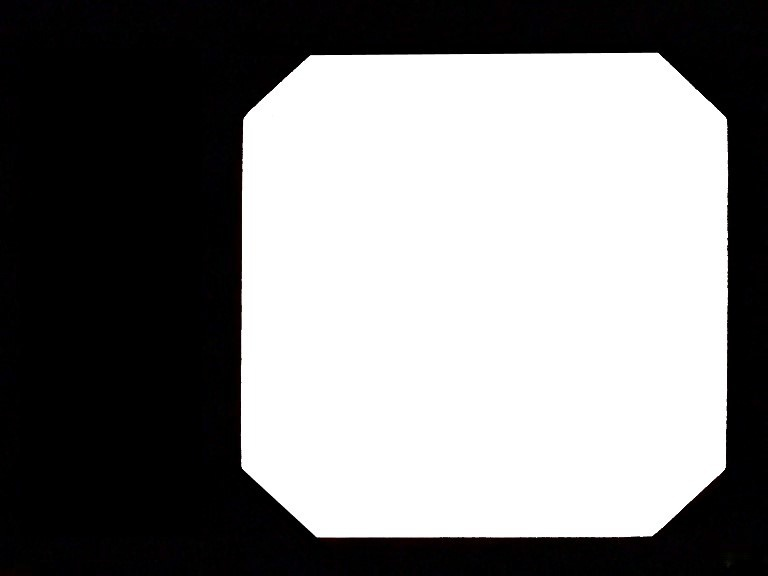
#> input picture Imagenes doc/MANUAL.jpg, 768 x 576 px; its folder holds only this picture in this run
$ python -i Gabor.py   (imports and definitions only)   (older library calls are emulated)
#> lines starting #> are read from the running program, lines starting #| are printed output that depends on the picture
# -*- coding: utf-8 -*-
"""
Created on Fri Aug 16 00:09:34 2019

@author: Nataly
"""

import cv2
import numpy as np
import glob
from skimage.feature import greycomatrix, greycoprops
import skimage.feature
from scipy.stats import kurtosis
import statistics as stats
import pywt
import pywt.data
from scipy import ndimage as nd
from skimage import data
from skimage.util import img_as_float
from skimage.filters import gabor_kernel


#tamañoA = []
#tamañoB = []
# [18 lines left out: functions Fourier, GLCM, not called in this run]
#                    plt.imshow(cropped)

def filtrogabor(croppedimg):
    def compute_feats(image, kernels):
        feats = np.zeros((len(kernels), 2), dtype=np.double)
        for k, kernel in enumerate(kernels):
            filtered = nd.convolve(image, kernel, mode='wrap')
            feats[k, 0] = filtered.mean()
            feats[k, 1] = filtered.var()
        return feats

    # [9 lines left out: function match, not called in this run]

    kernels = []
    for theta in range(4):
        theta = theta / 4. * np.pi
        for sigma in (1, 3):
            for frequency in (0.05, 0.25):
                kernel = np.real(gabor_kernel(frequency, theta=theta,
                                              sigma_x=sigma, sigma_y=sigma))
                kernels.append(kernel)

    shrink = (slice(0, None, 3), slice(0, None, 3))
    #brick = img_as_float(data.load('brick.png'))[shrink]
    brick = img_as_float(croppedimg)[shrink]
    # [6 lines of commented-out code are left out]
    img=brick.copy()
    # prepare reference features
    ref_feats = np.zeros((1, len(kernels), 2), dtype=np.double)
    ref_feats[0, :, :] = compute_feats(brick, kernels)
#> the loop in compute_feats, `for k, kernel in enumerate(kernels):` made 16 passes
#> pass 1, in compute_feats, `filtered = nd.convolve(image, kernel, mode='wrap')`:
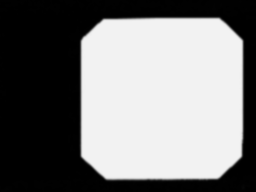
#> filtered: shape (192, 256) float64; min 0, max 0.952, mean 0.485
#> pass 2, in compute_feats, `filtered = nd.convolve(image, kernel, mode='wrap')`:
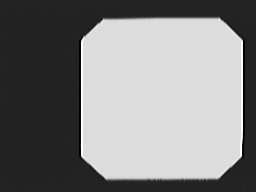
#> filtered: shape (192, 256) float64; min -0.0539, max 0.345, mean 0.148; drawn with min black and max white
#> pass 3, in compute_feats, `filtered = nd.convolve(image, kernel, mode='wrap')`:
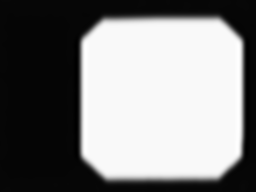
#> filtered: shape (192, 256) float64; min -0.0151, max 0.657, mean 0.327; drawn with min black and max white
#> after the loop in compute_feats, `for k, kernel in enumerate(kernels):`: feats = 16 rows, first 8: [0.485, 0.219], [0.148, 0.0211], [0.327, 0.0964], [0.000488, 0.000106], [0.485, 0.219], [0.148, 0.021], [0.33, 0.0978], [7.86e-05, 2.21e-05]
    # [16 lines of commented-out code are left out]


    def power(image, kernel):
        # Normalize images for better comparison.
        image = (image - image.mean()) / image.std()
        return np.sqrt(nd.convolve(image, np.real(kernel), mode='wrap')**2 +
                       nd.convolve(image, np.imag(kernel), mode='wrap')**2)

    # Plot a selection of the filter bank kernels and their responses.
    results = []
    kernel_params = []
    for theta in (0, 1):
        theta = theta / 4. * np.pi
        for frequency in (0.1, 0.4):
            kernel = gabor_kernel(frequency, theta=theta)
            params = 'theta=%d,\nfrequency=%.2f' % (theta * 180 / np.pi, frequency)
            kernel_params.append(params)
            # Save kernel and the power image for each image
            results.append((kernel, [power(img, kernel)]))
#> this loop made 2 passes
#> theta on pass 2: 0.785
#> after the loop, kernel_params = 4 items; results = 4 items
#                    plt.imshow(img)
#                    plt.show()

    #for label, (kernel, powers) in zip(kernel_params, results):
    j1=0
#> j1 = 0
    j2=0
    j3=0
    j4=0
    j=[j1,j2,j3,j4]
#> j = [0, 0, 0, 0]
    p1=0
    p2=0
    p3=0
    p4=0
    p=[p1,p2,p3,p4]
    i=0
    ii=0
    for label, (kernel, powers) in zip(kernel_params, results):
#                        plt.imshow(np.real(kernel), interpolation='nearest')
#                        plt.show()
        j[i]=kernel
        i=i+1
# [6 lines of commented-out code are left out]

        for patch in zip(powers):
#            print(np.asarray(patch).shape)
            patch=np.asarray(list(patch))
            #print(type(patch))
#            plt.imshow(patch[0,:,:], vmin=vmin, vmax=vmax)
#            plt.show()
            p[ii]=patch[0,:,:]
            ii=ii+1
#> this loop made 4 passes
#> after the loop, i = 4; ii = 4; j = 4 items; p = 4 items
    return p

# [32 lines left out: function laplaciano, not called in this run]

mediaDM=[]
medianaDM=[]
desviacionDM=[]
lagaborDM=[]
varlagaborDM=[]
laDM=[]
varlaDM=[]
entropiaDM=[]


#from matplotlib import pyplot as plt

# [17 lines not run here, left out]

import pandas as pd
datos = {'EntropíaDM':entropiaDM,
         'MediaDM':mediaDM,
         'DesviacionDM':desviacionDM,
         'lAPLACIANOgaborDM':lagaborDM,
         'VarianzalaplacianagaborDM':varlagaborDM,
         'MedianaDM':medianaDM,
         'lAPLACIANODM':laDM,
         'VarianzalaplacianaDM':varlaDM}
datos = pd.DataFrame(datos)
# [1 line not run here, left out]


>>> import cv2
>>> picture = cv2.imread('../../../../Imagenes doc/MANUAL.jpg', cv2.IMREAD_GRAYSCALE)
>>> result = filtrogabor(picture)
#> result = 4 items
